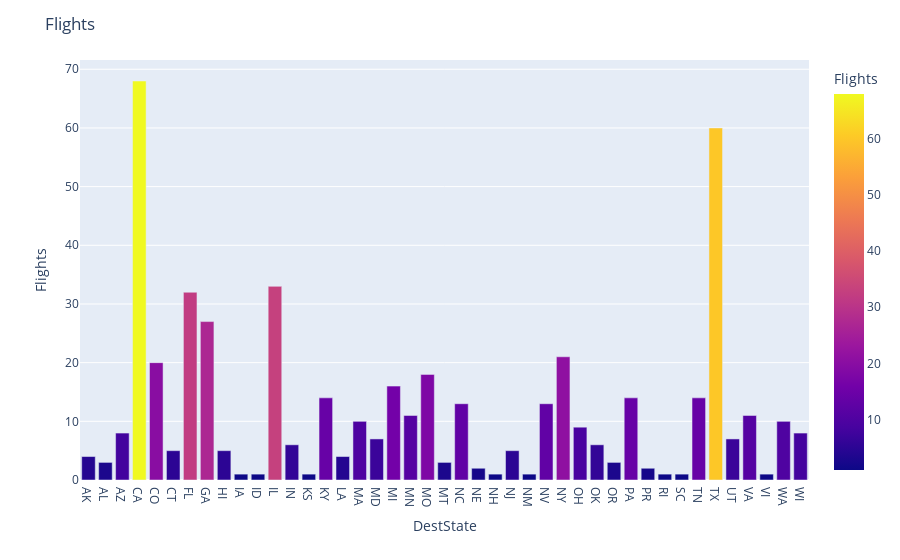
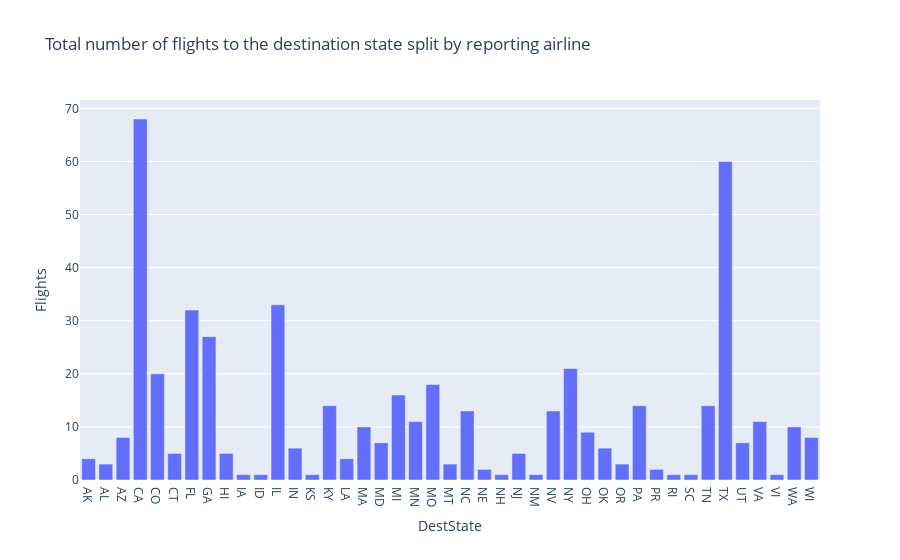

The code cell stored with these charts, in order, in its notebook:
### Code cell
# Use plotly express bar chart function px.bar. Provide input data, x and y axis variable, and title of the chart.
# This will give total number of flights to the destination state.

box = px.bar(bar_data,
            x="DestState",
            y="Flights",
            height = 400,
            color ='Flights' )
box.update_layout(title="Flights") 
box.show()

fig = px.bar(bar_data, x="DestState", y="Flights", title='Total number of flights to the destination state split by reporting airline')
fig.show()

### Figure 1 — Plotly figure (JSON) as saved in the notebook; plotly's stock layout.template omitted (floating-point values rounded to 4 significant figures)
{"data": [{"alignmentgroup": "True", "hovertemplate": "DestState=%{x}<br>Flights=%{marker.color}<extra></extra>", "legendgroup": "", "marker": {"color": [4, 3, 8, 68, 20, 5, 32, 27, 5, 1, 1, 33, 6, 1, 14, 4, 10, 7, 16, 11, 18, 3, 13, 2, 1, 5, 1, 13, 21, 9, 6, 3, 14, 2, 1, 1, 14, 60, 7, 11, 1, 10, 8], "coloraxis": "coloraxis", "pattern": {"shape": ""}}, "name": "", "offsetgroup": "", "orientation": "v", "showlegend": false, "textposition": "auto", "type": "bar", "x": ["AK", "AL", "AZ", "CA", "CO", "CT", "FL", "GA", "HI", "IA", "ID", "IL", "IN", "KS", "KY", "LA", "MA", "MD", "MI", "MN", "MO", "MT", "NC", "NE", "NH", "NJ", "NM", "NV", "NY", "OH", "OK", "OR", "PA", "PR", "RI", "SC", "TN", "TX", "UT", "VA", "VI", "WA", "WI"], "xaxis": "x", "y": [4, 3, 8, 68, 20, 5, 32, 27, 5, 1, 1, 33, 6, 1, 14, 4, 10, 7, 16, 11, 18, 3, 13, 2, 1, 5, 1, 13, 21, 9, 6, 3, 14, 2, 1, 1, 14, 60, 7, 11, 1, 10, 8], "yaxis": "y"}], "layout": {"autosize": true, "barmode": "relative", "coloraxis": {"colorbar": {"title": {"text": "Flights"}}, "colorscale": [[0, "#0d0887"], [0.1111, "#46039f"], [0.2222, "#7201a8"], [0.3333, "#9c179e"], [0.4444, "#bd3786"], [0.5556, "#d8576b"], [0.6667, "#ed7953"], [0.7778, "#fb9f3a"], [0.8889, "#fdca26"], [1, "#f0f921"]]}, "legend": {"tracegroupgap": 0}, "margin": {"t": 60}, "title": {"text": "Flights"}, "xaxis": {"anchor": "y", "autorange": true, "domain": [0, 1], "range": [-0.5, 42.5], "title": {"text": "DestState"}, "type": "category"}, "yaxis": {"anchor": "x", "autorange": true, "domain": [0, 1], "range": [0, 71.58], "title": {"text": "Flights"}, "type": "linear"}}}

### Figure 2 — Plotly figure (JSON) as saved in the notebook; plotly's stock layout.template omitted (floating-point values rounded to 4 significant figures)
{"data": [{"alignmentgroup": "True", "hovertemplate": "DestState=%{x}<br>Flights=%{y}<extra></extra>", "legendgroup": "", "marker": {"color": "#636efa", "pattern": {"shape": ""}}, "name": "", "offsetgroup": "", "orientation": "v", "showlegend": false, "textposition": "auto", "type": "bar", "x": ["AK", "AL", "AZ", "CA", "CO", "CT", "FL", "GA", "HI", "IA", "ID", "IL", "IN", "KS", "KY", "LA", "MA", "MD", "MI", "MN", "MO", "MT", "NC", "NE", "NH", "NJ", "NM", "NV", "NY", "OH", "OK", "OR", "PA", "PR", "RI", "SC", "TN", "TX", "UT", "VA", "VI", "WA", "WI"], "xaxis": "x", "y": [4, 3, 8, 68, 20, 5, 32, 27, 5, 1, 1, 33, 6, 1, 14, 4, 10, 7, 16, 11, 18, 3, 13, 2, 1, 5, 1, 13, 21, 9, 6, 3, 14, 2, 1, 1, 14, 60, 7, 11, 1, 10, 8], "yaxis": "y"}], "layout": {"autosize": true, "barmode": "relative", "legend": {"tracegroupgap": 0}, "title": {"text": "Total number of flights to the destination state split by reporting airline"}, "xaxis": {"anchor": "y", "autorange": true, "domain": [0, 1], "range": [-0.5, 42.5], "title": {"text": "DestState"}, "type": "category"}, "yaxis": {"anchor": "x", "autorange": true, "domain": [0, 1], "range": [0, 71.58], "title": {"text": "Flights"}, "type": "linear"}}}
